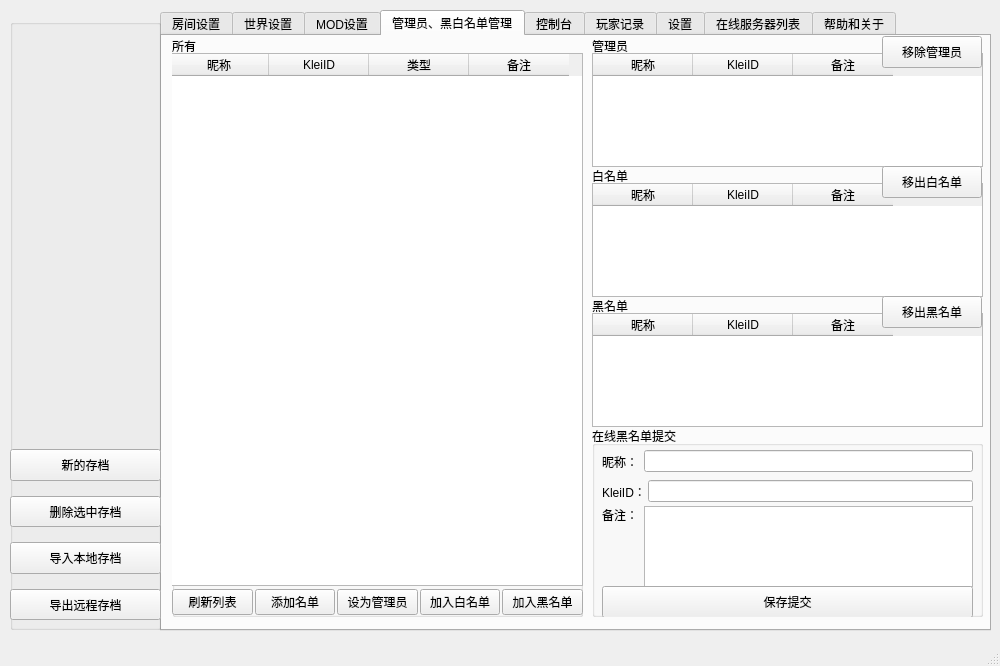
<?xml version="1.0" encoding="UTF-8"?>
<ui version="4.0">
 <class>MainWindow</class>
 <widget class="QMainWindow" name="MainWindow">
  <property name="geometry">
   <rect>
    <x>0</x>
    <y>0</y>
    <width>1000</width>
    <height>666</height>
   </rect>
  </property>
  <property name="minimumSize">
   <size>
    <width>1000</width>
    <height>665</height>
   </size>
  </property>
  <property name="maximumSize">
   <size>
    <width>1000</width>
    <height>667</height>
   </size>
  </property>
  <property name="windowTitle">
   <string>饥荒联机版服务器管理工具</string>
  </property>
  <widget class="QWidget" name="centralwidget">
   <property name="sizePolicy">
    <sizepolicy hsizetype="Maximum" vsizetype="Maximum">
     <horstretch>0</horstretch>
     <verstretch>0</verstretch>
    </sizepolicy>
   </property>
   <property name="minimumSize">
    <size>
     <width>1000</width>
     <height>640</height>
    </size>
   </property>
   <property name="maximumSize">
    <size>
     <width>1000</width>
     <height>640</height>
    </size>
   </property>
   <widget class="QTabWidget" name="tabWidget">
    <property name="geometry">
     <rect>
      <x>160</x>
      <y>10</y>
      <width>831</width>
      <height>621</height>
     </rect>
    </property>
    <property name="currentIndex">
     <number>3</number>
    </property>
    <widget class="QWidget" name="tab">
     <attribute name="title">
      <string>房间设置</string>
     </attribute>
    </widget>
    <widget class="QWidget" name="tab_2">
     <attribute name="title">
      <string>世界设置</string>
     </attribute>
    </widget>
    <widget class="QWidget" name="tab_3">
     <attribute name="title">
      <string>MOD设置</string>
     </attribute>
    </widget>
    <widget class="QWidget" name="tab_9">
     <attribute name="title">
      <string>管理员、黑白名单管理</string>
     </attribute>
     <widget class="QGroupBox" name="groupBox_5">
      <property name="geometry">
       <rect>
        <x>10</x>
        <y>0</y>
        <width>411</width>
        <height>581</height>
       </rect>
      </property>
      <property name="title">
       <string>所有</string>
      </property>
      <widget class="QWidget" name="horizontalLayoutWidget_6">
       <property name="geometry">
        <rect>
         <x>0</x>
         <y>550</y>
         <width>411</width>
         <height>32</height>
        </rect>
       </property>
       <layout class="QHBoxLayout" name="horizontalLayout_6">
        <property name="spacing">
         <number>2</number>
        </property>
        <item>
         <widget class="QPushButton" name="pushButton_16">
          <property name="text">
           <string>刷新列表</string>
          </property>
         </widget>
        </item>
        <item>
         <widget class="QPushButton" name="pushButton_17">
          <property name="text">
           <string>添加名单</string>
          </property>
         </widget>
        </item>
        <item>
         <widget class="QPushButton" name="pushButton_6">
          <property name="text">
           <string>设为管理员</string>
          </property>
         </widget>
        </item>
        <item>
         <widget class="QPushButton" name="pushButton_8">
          <property name="text">
           <string>加入白名单</string>
          </property>
         </widget>
        </item>
        <item>
         <widget class="QPushButton" name="pushButton_10">
          <property name="text">
           <string>加入黑名单</string>
          </property>
         </widget>
        </item>
       </layout>
      </widget>
      <widget class="QTableWidget" name="tableWidget_2">
       <property name="geometry">
        <rect>
         <x>-4</x>
         <y>17</y>
         <width>415</width>
         <height>533</height>
        </rect>
       </property>
       <column>
        <property name="text">
         <string>昵称</string>
        </property>
       </column>
       <column>
        <property name="text">
         <string>KleiID</string>
        </property>
       </column>
       <column>
        <property name="text">
         <string>类型</string>
        </property>
       </column>
       <column>
        <property name="text">
         <string>备注</string>
        </property>
       </column>
      </widget>
     </widget>
     <widget class="QGroupBox" name="groupBox_6">
      <property name="geometry">
       <rect>
        <x>430</x>
        <y>0</y>
        <width>391</width>
        <height>131</height>
       </rect>
      </property>
      <property name="title">
       <string>管理员</string>
      </property>
      <widget class="QPushButton" name="pushButton_7">
       <property name="geometry">
        <rect>
         <x>290</x>
         <y>0</y>
         <width>100</width>
         <height>32</height>
        </rect>
       </property>
       <property name="sizePolicy">
        <sizepolicy hsizetype="Fixed" vsizetype="Fixed">
         <horstretch>0</horstretch>
         <verstretch>0</verstretch>
        </sizepolicy>
       </property>
       <property name="text">
        <string>移除管理员</string>
       </property>
      </widget>
      <widget class="QTableWidget" name="tableWidget_3">
       <property name="geometry">
        <rect>
         <x>0</x>
         <y>17</y>
         <width>391</width>
         <height>114</height>
        </rect>
       </property>
       <column>
        <property name="text">
         <string>昵称</string>
        </property>
       </column>
       <column>
        <property name="text">
         <string>KleiID</string>
        </property>
       </column>
       <column>
        <property name="text">
         <string>备注</string>
        </property>
       </column>
      </widget>
      <zorder>tableWidget_3</zorder>
      <zorder>pushButton_7</zorder>
     </widget>
     <widget class="QGroupBox" name="groupBox_7">
      <property name="geometry">
       <rect>
        <x>430</x>
        <y>130</y>
        <width>391</width>
        <height>131</height>
       </rect>
      </property>
      <property name="title">
       <string>白名单</string>
      </property>
      <widget class="QPushButton" name="pushButton_9">
       <property name="geometry">
        <rect>
         <x>290</x>
         <y>0</y>
         <width>100</width>
         <height>32</height>
        </rect>
       </property>
       <property name="text">
        <string>移出白名单</string>
       </property>
      </widget>
      <widget class="QTableWidget" name="tableWidget_4">
       <property name="geometry">
        <rect>
         <x>0</x>
         <y>17</y>
         <width>391</width>
         <height>114</height>
        </rect>
       </property>
       <column>
        <property name="text">
         <string>昵称</string>
        </property>
       </column>
       <column>
        <property name="text">
         <string>KleiID</string>
        </property>
       </column>
       <column>
        <property name="text">
         <string>备注</string>
        </property>
       </column>
      </widget>
      <zorder>tableWidget_4</zorder>
      <zorder>pushButton_9</zorder>
     </widget>
     <widget class="QGroupBox" name="groupBox_8">
      <property name="geometry">
       <rect>
        <x>430</x>
        <y>260</y>
        <width>391</width>
        <height>131</height>
       </rect>
      </property>
      <property name="title">
       <string>黑名单</string>
      </property>
      <widget class="QPushButton" name="pushButton_15">
       <property name="geometry">
        <rect>
         <x>290</x>
         <y>0</y>
         <width>100</width>
         <height>32</height>
        </rect>
       </property>
       <property name="text">
        <string>移出黑名单</string>
       </property>
      </widget>
      <widget class="QTableWidget" name="tableWidget_5">
       <property name="geometry">
        <rect>
         <x>0</x>
         <y>17</y>
         <width>391</width>
         <height>114</height>
        </rect>
       </property>
       <column>
        <property name="text">
         <string>昵称</string>
        </property>
       </column>
       <column>
        <property name="text">
         <string>KleiID</string>
        </property>
       </column>
       <column>
        <property name="text">
         <string>备注</string>
        </property>
       </column>
      </widget>
      <zorder>tableWidget_5</zorder>
      <zorder>pushButton_15</zorder>
     </widget>
     <widget class="QGroupBox" name="groupBox_9">
      <property name="geometry">
       <rect>
        <x>430</x>
        <y>390</y>
        <width>391</width>
        <height>191</height>
       </rect>
      </property>
      <property name="title">
       <string>在线黑名单提交</string>
      </property>
      <widget class="QWidget" name="horizontalLayoutWidget_7">
       <property name="geometry">
        <rect>
         <x>10</x>
         <y>20</y>
         <width>371</width>
         <height>31</height>
        </rect>
       </property>
       <layout class="QHBoxLayout" name="horizontalLayout_7">
        <item>
         <widget class="QLabel" name="label_5">
          <property name="text">
           <string>昵称：</string>
          </property>
         </widget>
        </item>
        <item>
         <widget class="QLineEdit" name="lineEdit_3"/>
        </item>
       </layout>
      </widget>
      <widget class="QWidget" name="horizontalLayoutWidget_8">
       <property name="geometry">
        <rect>
         <x>10</x>
         <y>50</y>
         <width>371</width>
         <height>31</height>
        </rect>
       </property>
       <layout class="QHBoxLayout" name="horizontalLayout_8">
        <item>
         <widget class="QLabel" name="label_7">
          <property name="minimumSize">
           <size>
            <width>40</width>
            <height>0</height>
           </size>
          </property>
          <property name="maximumSize">
           <size>
            <width>40</width>
            <height>16777215</height>
           </size>
          </property>
          <property name="text">
           <string>KleiID：</string>
          </property>
         </widget>
        </item>
        <item>
         <widget class="QLineEdit" name="lineEdit_6"/>
        </item>
       </layout>
      </widget>
      <widget class="QWidget" name="horizontalLayoutWidget_9">
       <property name="geometry">
        <rect>
         <x>10</x>
         <y>80</y>
         <width>371</width>
         <height>81</height>
        </rect>
       </property>
       <layout class="QHBoxLayout" name="horizontalLayout_9">
        <item>
         <widget class="QLabel" name="label_8">
          <property name="text">
           <string>备注：</string>
          </property>
          <property name="alignment">
           <set>Qt::AlignLeading|Qt::AlignLeft|Qt::AlignTop</set>
          </property>
         </widget>
        </item>
        <item>
         <widget class="QTextEdit" name="textEdit"/>
        </item>
       </layout>
      </widget>
      <widget class="QPushButton" name="pushButton_18">
       <property name="geometry">
        <rect>
         <x>10</x>
         <y>160</y>
         <width>371</width>
         <height>32</height>
        </rect>
       </property>
       <property name="text">
        <string>保存提交</string>
       </property>
      </widget>
     </widget>
    </widget>
    <widget class="QWidget" name="tab_5">
     <attribute name="title">
      <string>控制台</string>
     </attribute>
    </widget>
    <widget class="QWidget" name="tab_6">
     <attribute name="title">
      <string>玩家记录</string>
     </attribute>
    </widget>
    <widget class="QWidget" name="tab_7">
     <attribute name="title">
      <string>设置</string>
     </attribute>
     <widget class="QGroupBox" name="groupBox_2">
      <property name="geometry">
       <rect>
        <x>10</x>
        <y>0</y>
        <width>811</width>
        <height>151</height>
       </rect>
      </property>
      <property name="title">
       <string>本机设置</string>
      </property>
      <widget class="QWidget" name="horizontalLayoutWidget">
       <property name="geometry">
        <rect>
         <x>10</x>
         <y>30</y>
         <width>791</width>
         <height>31</height>
        </rect>
       </property>
       <layout class="QHBoxLayout" name="horizontalLayout">
        <item>
         <widget class="QLabel" name="label">
          <property name="text">
           <string>客户端路径:</string>
          </property>
         </widget>
        </item>
        <item>
         <widget class="QLineEdit" name="lineEdit"/>
        </item>
        <item>
         <widget class="QToolButton" name="toolButton">
          <property name="text">
           <string>...</string>
          </property>
         </widget>
        </item>
       </layout>
      </widget>
      <widget class="QWidget" name="horizontalLayoutWidget_2">
       <property name="geometry">
        <rect>
         <x>10</x>
         <y>110</y>
         <width>791</width>
         <height>31</height>
        </rect>
       </property>
       <layout class="QHBoxLayout" name="horizontalLayout_2">
        <item>
         <widget class="QLabel" name="label_2">
          <property name="text">
           <string>存档根路径:</string>
          </property>
         </widget>
        </item>
        <item>
         <widget class="QLineEdit" name="lineEdit_2"/>
        </item>
        <item>
         <widget class="QToolButton" name="toolButton_2">
          <property name="text">
           <string>...</string>
          </property>
         </widget>
        </item>
       </layout>
      </widget>
      <widget class="QWidget" name="horizontalLayoutWidget_3">
       <property name="geometry">
        <rect>
         <x>10</x>
         <y>70</y>
         <width>791</width>
         <height>31</height>
        </rect>
       </property>
       <layout class="QHBoxLayout" name="horizontalLayout_5">
        <item>
         <widget class="QLabel" name="label_6">
          <property name="text">
           <string>服务端路径:</string>
          </property>
         </widget>
        </item>
        <item>
         <widget class="QLineEdit" name="lineEdit_5"/>
        </item>
        <item>
         <widget class="QToolButton" name="toolButton_4">
          <property name="text">
           <string>...</string>
          </property>
         </widget>
        </item>
       </layout>
      </widget>
     </widget>
     <widget class="QGroupBox" name="groupBox_3">
      <property name="geometry">
       <rect>
        <x>10</x>
        <y>160</y>
        <width>811</width>
        <height>101</height>
       </rect>
      </property>
      <property name="title">
       <string>消息通知</string>
      </property>
      <widget class="QWidget" name="horizontalLayoutWidget_4">
       <property name="geometry">
        <rect>
         <x>10</x>
         <y>60</y>
         <width>791</width>
         <height>31</height>
        </rect>
       </property>
       <layout class="QHBoxLayout" name="horizontalLayout_4">
        <item>
         <widget class="QLabel" name="label_4">
          <property name="text">
           <string>SCKEY:</string>
          </property>
         </widget>
        </item>
        <item>
         <widget class="QLineEdit" name="lineEdit_4"/>
        </item>
       </layout>
      </widget>
      <widget class="QCheckBox" name="checkBox">
       <property name="geometry">
        <rect>
         <x>10</x>
         <y>30</y>
         <width>161</width>
         <height>20</height>
        </rect>
       </property>
       <property name="text">
        <string>启用Server酱消息通知</string>
       </property>
      </widget>
      <widget class="QLabel" name="label_3">
       <property name="geometry">
        <rect>
         <x>720</x>
         <y>30</y>
         <width>81</width>
         <height>20</height>
        </rect>
       </property>
       <property name="text">
        <string>&lt;html&gt;&lt;head/&gt;&lt;body&gt;&lt;p&gt;&lt;a href=&quot;http://sc.ftqq.com&quot;&gt;&lt;span style=&quot; color:#419cff;&quot;&gt;Server酱官网&lt;/span&gt;&lt;/a&gt;&lt;/p&gt;&lt;/body&gt;&lt;/html&gt;</string>
       </property>
       <property name="textFormat">
        <enum>Qt::AutoText</enum>
       </property>
       <property name="openExternalLinks">
        <bool>true</bool>
       </property>
      </widget>
     </widget>
     <widget class="QGroupBox" name="groupBox_4">
      <property name="geometry">
       <rect>
        <x>10</x>
        <y>270</y>
        <width>811</width>
        <height>281</height>
       </rect>
      </property>
      <property name="title">
       <string>云主机管理</string>
      </property>
      <widget class="QTableWidget" name="tableWidget">
       <property name="enabled">
        <bool>true</bool>
       </property>
       <property name="geometry">
        <rect>
         <x>0</x>
         <y>18</y>
         <width>711</width>
         <height>263</height>
        </rect>
       </property>
       <column>
        <property name="text">
         <string/>
        </property>
       </column>
       <column>
        <property name="text">
         <string>名称</string>
        </property>
       </column>
       <column>
        <property name="text">
         <string>IP或域名</string>
        </property>
       </column>
       <column>
        <property name="text">
         <string>用户名</string>
        </property>
       </column>
       <column>
        <property name="text">
         <string>密码</string>
        </property>
       </column>
       <column>
        <property name="text">
         <string>连接测试</string>
        </property>
       </column>
      </widget>
      <widget class="QWidget" name="verticalLayoutWidget_3">
       <property name="geometry">
        <rect>
         <x>710</x>
         <y>20</y>
         <width>101</width>
         <height>261</height>
        </rect>
       </property>
       <layout class="QVBoxLayout" name="verticalLayout_3">
        <item>
         <widget class="QPushButton" name="pushButton_2">
          <property name="sizePolicy">
           <sizepolicy hsizetype="Expanding" vsizetype="Expanding">
            <horstretch>0</horstretch>
            <verstretch>0</verstretch>
           </sizepolicy>
          </property>
          <property name="text">
           <string>添加新的</string>
          </property>
         </widget>
        </item>
        <item>
         <widget class="QPushButton" name="pushButton_3">
          <property name="sizePolicy">
           <sizepolicy hsizetype="Minimum" vsizetype="Expanding">
            <horstretch>0</horstretch>
            <verstretch>0</verstretch>
           </sizepolicy>
          </property>
          <property name="text">
           <string>修改选中</string>
          </property>
         </widget>
        </item>
        <item>
         <widget class="QPushButton" name="pushButton_4">
          <property name="sizePolicy">
           <sizepolicy hsizetype="Minimum" vsizetype="Expanding">
            <horstretch>0</horstretch>
            <verstretch>0</verstretch>
           </sizepolicy>
          </property>
          <property name="text">
           <string>删除选中</string>
          </property>
         </widget>
        </item>
        <item>
         <widget class="QPushButton" name="pushButton">
          <property name="sizePolicy">
           <sizepolicy hsizetype="Minimum" vsizetype="Expanding">
            <horstretch>0</horstretch>
            <verstretch>0</verstretch>
           </sizepolicy>
          </property>
          <property name="text">
           <string>连接测试</string>
          </property>
         </widget>
        </item>
        <item>
         <spacer name="verticalSpacer">
          <property name="orientation">
           <enum>Qt::Vertical</enum>
          </property>
          <property name="sizeHint" stdset="0">
           <size>
            <width>20</width>
            <height>80</height>
           </size>
          </property>
         </spacer>
        </item>
       </layout>
      </widget>
     </widget>
     <widget class="QPushButton" name="pushButton_5">
      <property name="geometry">
       <rect>
        <x>10</x>
        <y>560</y>
        <width>811</width>
        <height>32</height>
       </rect>
      </property>
      <property name="text">
       <string>保存设置</string>
      </property>
     </widget>
    </widget>
    <widget class="QWidget" name="tab_4">
     <attribute name="title">
      <string>在线服务器列表</string>
     </attribute>
    </widget>
    <widget class="QWidget" name="tab_8">
     <attribute name="title">
      <string>帮助和关于</string>
     </attribute>
    </widget>
   </widget>
   <widget class="QGroupBox" name="groupBox">
    <property name="geometry">
     <rect>
      <x>10</x>
      <y>19</y>
      <width>151</width>
      <height>611</height>
     </rect>
    </property>
    <property name="title">
     <string/>
    </property>
    <widget class="QWidget" name="verticalLayoutWidget">
     <property name="geometry">
      <rect>
       <x>-1</x>
       <y>0</y>
       <width>161</width>
       <height>431</height>
      </rect>
     </property>
     <layout class="QVBoxLayout" name="verticalLayout">
      <property name="spacing">
       <number>10</number>
      </property>
      <property name="topMargin">
       <number>10</number>
      </property>
      <property name="bottomMargin">
       <number>10</number>
      </property>
     </layout>
    </widget>
    <widget class="QWidget" name="verticalLayoutWidget_2">
     <property name="geometry">
      <rect>
       <x>0</x>
       <y>430</y>
       <width>151</width>
       <height>171</height>
      </rect>
     </property>
     <layout class="QVBoxLayout" name="verticalLayout_2">
      <property name="spacing">
       <number>15</number>
      </property>
      <item>
       <widget class="QPushButton" name="pushButton_13">
        <property name="sizePolicy">
         <sizepolicy hsizetype="Minimum" vsizetype="Expanding">
          <horstretch>0</horstretch>
          <verstretch>0</verstretch>
         </sizepolicy>
        </property>
        <property name="text">
         <string>新的存档</string>
        </property>
       </widget>
      </item>
      <item>
       <widget class="QPushButton" name="pushButton_14">
        <property name="sizePolicy">
         <sizepolicy hsizetype="Minimum" vsizetype="Expanding">
          <horstretch>0</horstretch>
          <verstretch>0</verstretch>
         </sizepolicy>
        </property>
        <property name="text">
         <string>删除选中存档</string>
        </property>
       </widget>
      </item>
      <item>
       <widget class="QPushButton" name="pushButton_11">
        <property name="sizePolicy">
         <sizepolicy hsizetype="Minimum" vsizetype="Expanding">
          <horstretch>0</horstretch>
          <verstretch>0</verstretch>
         </sizepolicy>
        </property>
        <property name="text">
         <string>导入本地存档</string>
        </property>
       </widget>
      </item>
      <item>
       <widget class="QPushButton" name="pushButton_12">
        <property name="sizePolicy">
         <sizepolicy hsizetype="Minimum" vsizetype="Expanding">
          <horstretch>0</horstretch>
          <verstretch>0</verstretch>
         </sizepolicy>
        </property>
        <property name="text">
         <string>导出远程存档</string>
        </property>
       </widget>
      </item>
     </layout>
    </widget>
   </widget>
  </widget>
  <widget class="QStatusBar" name="statusbar"/>
  <action name="actionServer">
   <property name="text">
    <string>服务器管理</string>
   </property>
  </action>
  <action name="actionSetToken">
   <property name="text">
    <string>令牌管理</string>
   </property>
  </action>
  <action name="actionExit">
   <property name="text">
    <string>退出</string>
   </property>
  </action>
  <action name="actionAbout">
   <property name="text">
    <string>关于</string>
   </property>
  </action>
 </widget>
 <resources/>
 <connections/>
</ui>
